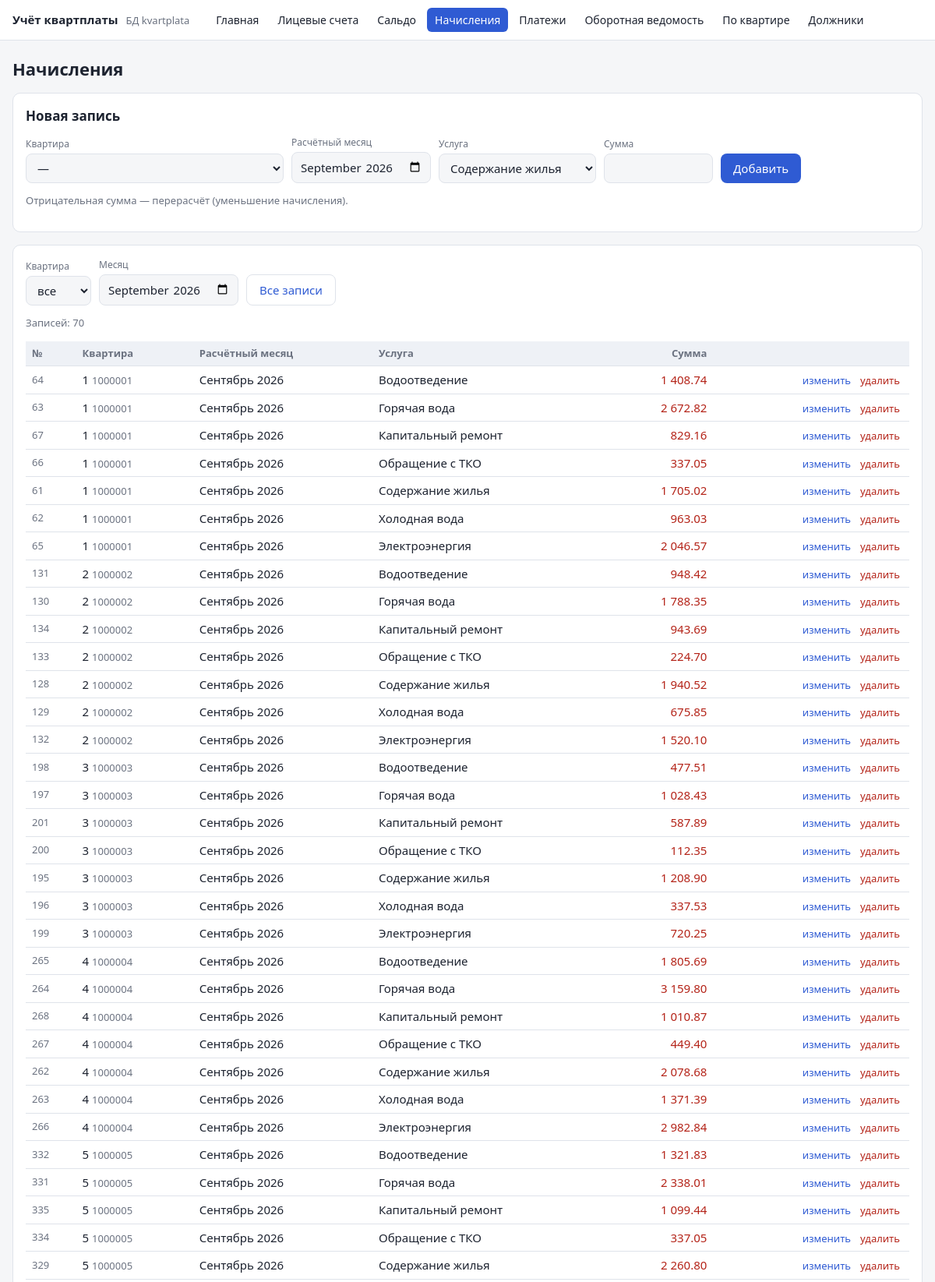
The page /lab_3/web/edit.php?t=charges (upper part) on the database its author committed.
### tables this page shows
CREATE TABLE charges (
    id         INT UNSIGNED  NOT NULL AUTO_INCREMENT,
    account_id INT UNSIGNED  NOT NULL COMMENT 'Лицевой счёт',
    period     DATE          NOT NULL COMMENT 'Расчётный месяц (1-е число)',
    service    VARCHAR(50)   NOT NULL COMMENT 'Услуга',
    amount     DECIMAL(12,2) NOT NULL COMMENT 'Сумма начисления (отрицательная — перерасчёт)',
    PRIMARY KEY (id),
    UNIQUE KEY uq_charge (account_id, period, service),
    KEY ix_charges_period (period),
    CONSTRAINT fk_charges_account FOREIGN KEY (account_id) REFERENCES accounts (id)
        ON DELETE CASCADE,
    CONSTRAINT chk_charges_period CHECK (DAYOFMONTH(period) = 1)
);

CREATE TABLE accounts (
    id         INT UNSIGNED  NOT NULL AUTO_INCREMENT,
    account_no VARCHAR(10)   NOT NULL COMMENT 'Номер лицевого счёта',
    flat       SMALLINT UNSIGNED NOT NULL COMMENT 'Номер квартиры',
    owner      VARCHAR(150)  NOT NULL COMMENT 'Ответственный квартиросъёмщик',
    area       DECIMAL(6,2)  NOT NULL COMMENT 'Общая площадь, м²',
    residents  TINYINT UNSIGNED NOT NULL DEFAULT 1 COMMENT 'Число проживающих',
    PRIMARY KEY (id),
    UNIQUE KEY uq_account_no (account_no),
    UNIQUE KEY uq_flat (flat),
    CONSTRAINT chk_account_no CHECK (account_no REGEXP '^[0-9]{6,10}$'),
    CONSTRAINT chk_area CHECK (area > 0)
);

### lab_3/web/edit.php (the view, shortened to what this page needs)
<?php
require __DIR__ . '/lib.php';
$tables = [
    'accounts' => [
        'title'  => 'Лицевые счета',
        'order'  => 'a.flat',
        'fields' => [
            'account_no' => ['Лицевой счёт', 'text', 'pattern' => '[0-9]{6,10}'],
            'flat'       => ['Квартира', 'int'],
            'owner'      => ['Квартиросъёмщик', 'text', 'size' => 32],
            'area'       => ['Площадь, м²', 'money'],
            'residents'  => ['Проживает', 'int'],
        ],
    ],
    'saldo' => [
        'title'  => 'Сальдо на начало месяца',
        'order'  => 't.period DESC, a.flat',
        'filter' => 'period',
        'fields' => [
            'account_id' => ['Квартира', 'account'],
            'period'     => ['Месяц', 'month'],
            'amount'     => ['Сальдо (+ долг / − переплата)', 'money', 'signed' => true],
        ],
        'help'   => 'Входящее сальдо вводится на начало года (или при открытии счёта). '
                  . 'Сальдо следующих месяцев процедуры считают сами: последнее сальдо + начисления − платежи. '
                  . 'Кнопка «Закрыть месяц» записывает рассчитанное сальдо на начало следующего месяца.',
    ],
    'charges' => [
        'title'  => 'Начисления',
        'order'  => 't.period DESC, a.flat, t.service',
        'filter' => 'period',
        'fields' => [
            'account_id' => ['Квартира', 'account'],
            'period'     => ['Расчётный месяц', 'month'],
            'service'    => ['Услуга', 'select', 'options' => SERVICES],
            'amount'     => ['Сумма', 'money', 'signed' => true],
        ],
        'help'   => 'Отрицательная сумма — перерасчёт (уменьшение начисления).',
    ],
    'payments' => [
        'title'  => 'Платежи',
        'order'  => 't.pay_date DESC, a.flat',
        'filter' => 'pay_date',
        'fields' => [
            'account_id' => ['Квартира', 'account'],
            'pay_date'   => ['Дата поступления', 'date'],
            'amount'     => ['Сумма', 'money'],
            'source'     => ['Способ', 'select', 'options' => PAY_SOURCES],
            'doc_no'     => ['№ документа', 'text', 'optional' => true],
        ],
        'help'   => 'Платёж учитывается в месяце поступления на расчётный счёт.',
    ],
];
$t = array_key_exists($_GET['t'] ?? '', $tables) ? $_GET['t'] : 'accounts';
$cfg = $tables[$t];
$fields = $cfg['fields'];
$self = 'edit.php?t=' . $t;
$fAccount = (int)($_GET['account'] ?? 0);
$fMonth = preg_match('/^\d{4}-\d{2}$/', $_GET['month'] ?? '') ? $_GET['month'] : null;
if ($t === 'charges' && !isset($_GET['month'])) {
    $fMonth = db()->query("SELECT DATE_FORMAT(MAX(period), '%Y-%m') FROM charges")->fetchColumn() ?: null;
}
$form = [];
$editId = (int)($_GET['edit'] ?? 0);
$where = [];
$params = [];
if ($t !== 'accounts') {
    if ($fMonth) {
        $where[] = "DATE_FORMAT(t.{$cfg['filter']}, '%Y-%m') = ?";
        $params[] = $fMonth;
    }
    $sql = "SELECT t.*, a.flat, a.account_no FROM $t t JOIN accounts a ON a.id = t.account_id"
         . ($where ? ' WHERE ' . implode(' AND ', $where) : '') . " ORDER BY {$cfg['order']}";
} else {
    $sql = "SELECT a.* FROM accounts a ORDER BY {$cfg['order']}";
}
$stmt = db()->prepare($sql);
$stmt->execute($params);
$rows = $stmt->fetchAll();
$accounts = accounts();
function input(string $name, array $f, $value): string
{
    $v = h((string)$value);
    $req = empty($f['optional']) ? 'required' : '';
    switch ($f[1]) {
        case 'account':
            global $accounts;
            $o = '<option value="">—</option>';
            foreach ($accounts as $a) {
                $sel = (string)$a['id'] === (string)$value ? 'selected' : '';
                $o .= sprintf('<option value="%d" %s>кв. %d — %s</option>', $a['id'], $sel, $a['flat'], h($a['owner']));
            }
            return "<select name=\"$name\" $req>$o</select>";
        case 'select':
            $o = '';
            foreach ($f['options'] as $opt) {
                $sel = $opt === $value ? 'selected' : '';
                $o .= sprintf('<option %s>%s</option>', $sel, h($opt));
            }
            return "<select name=\"$name\" $req>$o</select>";
        case 'month':
            return "<input type=\"month\" name=\"$name\" value=\"$v\" $req>";
        case 'money':
            $min = empty($f['signed']) ? 'min="0.01"' : '';
            return "<input type=\"number\" step=\"0.01\" $min name=\"$name\" value=\"$v\" style=\"width:140px\" $req>";
    }
}
function cell(string $name, array $f, array $r): string
{
    $v = $r[$name];
    return match ($f[1]) {
        'account' => sprintf('<td>%d <span class="muted">%s</span></td>', $r['flat'], h($r['account_no'])),
        'money'   => sprintf('<td class="num %s">%s</td>', empty($f['signed']) ? '' : sign_class($v), money($v)),
        'month'   => sprintf('<td>%s %s</td>', MONTHS[(int)substr($v, 5, 2)], substr($v, 0, 4)),
        'date'    => '<td>' . date('d.m.Y', strtotime($v)) . '</td>',
        default   => '<td>' . h((string)$v) . '</td>',
    };
}
if (!$form && !$editId) {
    $form = ['account_id' => $fAccount ?: '', 'period' => $fMonth ?? '',
             'pay_date' => date('Y-m-d'), 'residents' => 1];
}
?>
    <form class="card" method="post" action="<?= h($self . ($fAccount ? "&account=$fAccount" : '') . ($fMonth ? "&month=$fMonth" : '')) ?>">
        <h2><?= $editId ? 'Изменение записи №' . $editId : 'Новая запись' ?></h2>
        <div class="row">
            <?php foreach ($fields as $name => $f): ?>
                <div class="field"><label><?= h($f[0]) ?></label><?= input($name, $f, $form[$name] ?? '') ?></div>
            <?php endforeach ?>
            <button type="submit"><?= $editId ? 'Сохранить' : 'Добавить' ?></button>
        </div>
        <?php if (!empty($cfg['help'])): ?><p class="muted"><?= h($cfg['help']) ?></p><?php endif ?>
    </form>
    <div class="card">
        <?php if ($t !== 'accounts'): ?>
        <form class="row" method="get" style="margin-bottom:12px">
            <div class="field"><label>Квартира</label>
                <select name="account" onchange="this.form.submit()">
                    <option value="0">все</option>
                </select></div>
            <div class="field"><label>Месяц</label>
                <input type="month" name="month" value="<?= h($fMonth ?? '') ?>" onchange="this.form.submit()"></div>
            <a class="btn light" href="<?= h($self) ?>&month=">Все записи</a>
        </form>
        <?php endif ?>
        <p class="muted">Записей: <?= count($rows) ?></p>
        <div class="table-wrap">
        <table>
            <tr>
                <th>№</th>
                <?php foreach ($fields as $name => $f): ?>
                    <th class="<?= $f[1] === 'money' ? 'num' : '' ?>"><?= h($f[0]) ?></th>
                <?php endforeach ?>
                <th></th>
            </tr>
            <?php foreach ($rows as $r): ?>
            <tr>
                <td class="muted"><?= (int)$r['id'] ?></td>
                <?php foreach ($fields as $name => $f) echo cell($name, $f, $r); ?>
                <td class="num">
                    <a class="link" href="<?= h($self . '&edit=' . $r['id'] . ($fAccount ? "&account=$fAccount" : '') . ($fMonth ? "&month=$fMonth" : '')) ?>">изменить</a>
                    <form method="post" style="display:inline" onsubmit="return confirm('Удалить запись?')"
                          action="<?= h($self . ($fAccount ? "&account=$fAccount" : '') . ($fMonth ? "&month=$fMonth" : '')) ?>">
                        <button class="link" type="submit">удалить</button>
                    </form>
                </td>
            </tr>
            <?php endforeach ?>
        </table>
        </div>
    </div>

### lab_3/web/style.css (style rules this page uses)
:root { --bg: #f5f6f8; --card: #fff; --text: #1d2330; --muted: #6b7280; --accent: #2f5bd3; --border: #dfe3ea; --err: #b42318; --ok: #067647; --debt: #b42318; --over: #067647; --head: #eef1f6; --zebra: #fafbfc; }
* { box-sizing: border-box; }
body { margin: 0; background: var(--bg); color: var(--text); font: 15px/1.5 system-ui, -apple-system, "Segoe UI", sans-serif; }
h2 { font-size: 17px; margin: 0 0 12px; }
.card { background: var(--card); border: 1px solid var(--border); border-radius: 10px; padding: 16px; margin-bottom: 16px; }
.row { display: flex; flex-wrap: wrap; gap: 10px; align-items: flex-end; }
.field { display: flex; flex-direction: column; gap: 3px; }
.field label { font-size: 12px; color: var(--muted); }
input, select { font: inherit; color: var(--text); background: var(--bg); border: 1px solid var(--border); border-radius: 8px; padding: 7px 10px; }
button, .btn { font: inherit; background: var(--accent); color: #fff; border: 0; text-decoration: none; border-radius: 8px; padding: 8px 16px; cursor: pointer; display: inline-block; }
.btn.light { background: transparent; color: var(--accent); border: 1px solid var(--border); }
button.link { background: none; color: var(--err); padding: 0 4px; font-size: 13px; }
a.link { color: var(--accent); font-size: 13px; text-decoration: none; padding: 0 4px; }
.muted { color: var(--muted); font-size: 13px; }
.table-wrap { overflow-x: auto; }
table { width: 100%; border-collapse: collapse; font-variant-numeric: tabular-nums; }
th, td { padding: 6px 8px; border-bottom: 1px solid var(--border); text-align: left; vertical-align: middle; }
th { font-size: 13px; color: var(--muted); font-weight: 600; background: var(--head); }
td.num, th.num { text-align: right; white-space: nowrap; }
.debt { color: var(--debt); }

### rows shown on the page
charges: id "64", account.account_no "1 1000001", period "Сентябрь 2026", service "Водоотведение", amount "1 408.74"
charges: id "63", account.account_no "1 1000001", period "Сентябрь 2026", service "Горячая вода", amount "2 672.82"
charges: id "67", account.account_no "1 1000001", period "Сентябрь 2026", service "Капитальный ремонт", amount "829.16"
charges: id "66", account.account_no "1 1000001", period "Сентябрь 2026", service "Обращение с ТКО", amount "337.05"
charges: id "61", account.account_no "1 1000001", period "Сентябрь 2026", service "Содержание жилья", amount "1 705.02"
charges: id "62", account.account_no "1 1000001", period "Сентябрь 2026", service "Холодная вода", amount "963.03"
charges: id "65", account.account_no "1 1000001", period "Сентябрь 2026", service "Электроэнергия", amount "2 046.57"
charges: id "131", account.account_no "2 1000002", period "Сентябрь 2026", service "Водоотведение", amount "948.42"
charges: id "130", account.account_no "2 1000002", period "Сентябрь 2026", service "Горячая вода", amount "1 788.35"
charges: id "134", account.account_no "2 1000002", period "Сентябрь 2026", service "Капитальный ремонт", amount "943.69"
charges: id "133", account.account_no "2 1000002", period "Сентябрь 2026", service "Обращение с ТКО", amount "224.70"
charges: id "128", account.account_no "2 1000002", period "Сентябрь 2026", service "Содержание жилья", amount "1 940.52"
charges: id "129", account.account_no "2 1000002", period "Сентябрь 2026", service "Холодная вода", amount "675.85"
charges: id "132", account.account_no "2 1000002", period "Сентябрь 2026", service "Электроэнергия", amount "1 520.10"
charges: id "198", account.account_no "3 1000003", period "Сентябрь 2026", service "Водоотведение", amount "477.51"
charges: id "197", account.account_no "3 1000003", period "Сентябрь 2026", service "Горячая вода", amount "1 028.43"
charges: id "201", account.account_no "3 1000003", period "Сентябрь 2026", service "Капитальный ремонт", amount "587.89"
charges: id "200", account.account_no "3 1000003", period "Сентябрь 2026", service "Обращение с ТКО", amount "112.35"
charges: id "195", account.account_no "3 1000003", period "Сентябрь 2026", service "Содержание жилья", amount "1 208.90"
charges: id "196", account.account_no "3 1000003", period "Сентябрь 2026", service "Холодная вода", amount "337.53"
charges: id "199", account.account_no "3 1000003", period "Сентябрь 2026", service "Электроэнергия", amount "720.25"
charges: id "265", account.account_no "4 1000004", period "Сентябрь 2026", service "Водоотведение", amount "1 805.69"
charges: id "264", account.account_no "4 1000004", period "Сентябрь 2026", service "Горячая вода", amount "3 159.80"
charges: id "268", account.account_no "4 1000004", period "Сентябрь 2026", service "Капитальный ремонт", amount "1 010.87"
charges: id "267", account.account_no "4 1000004", period "Сентябрь 2026", service "Обращение с ТКО", amount "449.40"
charges: id "262", account.account_no "4 1000004", period "Сентябрь 2026", service "Содержание жилья", amount "2 078.68"
charges: id "263", account.account_no "4 1000004", period "Сентябрь 2026", service "Холодная вода", amount "1 371.39"
charges: id "266", account.account_no "4 1000004", period "Сентябрь 2026", service "Электроэнергия", amount "2 982.84"
charges: id "332", account.account_no "5 1000005", period "Сентябрь 2026", service "Водоотведение", amount "1 321.83"
charges: id "331", account.account_no "5 1000005", period "Сентябрь 2026", service "Горячая вода", amount "2 338.01"
charges: id "335", account.account_no "5 1000005", period "Сентябрь 2026", service "Капитальный ремонт", amount "1 099.44"
charges: id "334", account.account_no "5 1000005", period "Сентябрь 2026", service "Обращение с ТКО", amount "337.05"
charges: id "329", account.account_no "5 1000005", period "Сентябрь 2026", service "Содержание жилья", amount "2 260.80"

### other values the page prints
$label "Главная"
$label "Лицевые счета"
$label "Сальдо"
$label "Начисления"
$label "Платежи"
$label "Оборотная ведомость"
$label "По квартире"
$label "Должники"
$title "Начисления"
$f[0] "Квартира"
$f[0] "Расчётный месяц"
$f[0] "Услуга"
$f[0] "Сумма"
$cfg['help'] "Отрицательная сумма — перерасчёт (уменьшение начисления)."
count($rows) "70"
